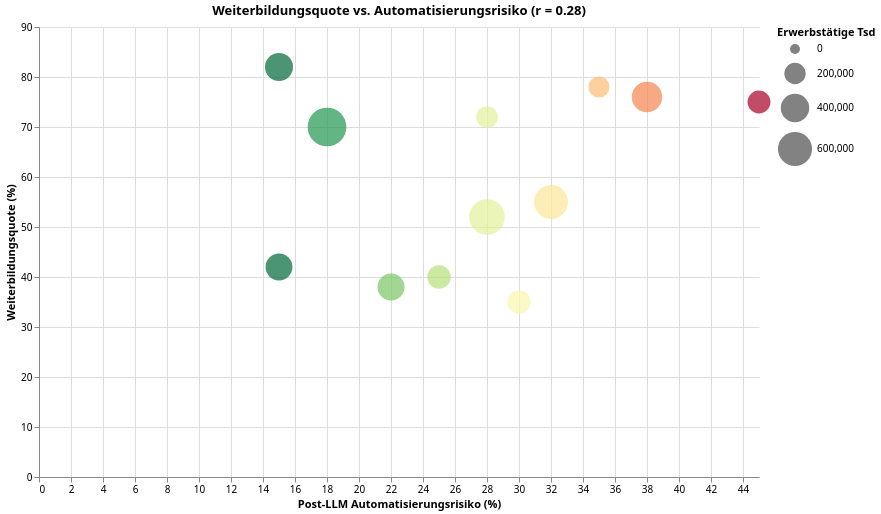

The Vega-Lite source for this figure:
### Vega-Lite specification from a JSON file in a GitHub repository (floating-point values rounded to 4 significant figures)
{"$schema": "https://vega.github.io/schema/vega-lite/v5.json", "config": {"font": "Switzer, system-ui, sans-serif", "view": {"stroke": "transparent"}}, "data": {"values": [{"Automatisierungsrisiko %": 28, "Erwerbstätige Tsd": 658492, "Sektor": "Verarbeitendes Gewerbe", "Weiterbildungsquote %": 52}, {"Automatisierungsrisiko %": 32, "Erwerbstätige Tsd": 592462, "Sektor": "Handel, Reparatur", "Weiterbildungsquote %": 55}, {"Automatisierungsrisiko %": 30, "Erwerbstätige Tsd": 252386, "Sektor": "Gastgewerbe", "Weiterbildungsquote %": 35}, {"Automatisierungsrisiko %": 25, "Erwerbstätige Tsd": 253055, "Sektor": "Verkehr, Lagerei", "Weiterbildungsquote %": 40}, {"Automatisierungsrisiko %": 45, "Erwerbstätige Tsd": 241105, "Sektor": "Finanz-, Versicherungsdienstl.", "Weiterbildungsquote %": 75}, {"Automatisierungsrisiko %": 18, "Erwerbstätige Tsd": 788539, "Sektor": "Gesundheits-, Sozialwesen", "Weiterbildungsquote %": 70}, {"Automatisierungsrisiko %": 35, "Erwerbstätige Tsd": 193424, "Sektor": "Information, Kommunikation", "Weiterbildungsquote %": 78}, {"Automatisierungsrisiko %": 15, "Erwerbstätige Tsd": 350822, "Sektor": "Baugewerbe", "Weiterbildungsquote %": 42}, {"Automatisierungsrisiko %": 15, "Erwerbstätige Tsd": 386453, "Sektor": "Erziehung und Unterricht", "Weiterbildungsquote %": 82}, {"Automatisierungsrisiko %": 28, "Erwerbstätige Tsd": 205712, "Sektor": "Öffentliche Verwaltung", "Weiterbildungsquote %": 72}, {"Automatisierungsrisiko %": 38, "Erwerbstätige Tsd": 465590, "Sektor": "Freiberufliche Dienstl.", "Weiterbildungsquote %": 76}, {"Automatisierungsrisiko %": 22, "Erwerbstätige Tsd": 356614, "Sektor": "Sonstige wirtsch. Dienstl.", "Weiterbildungsquote %": 38}]}, "encoding": {"color": {"field": "Automatisierungsrisiko %", "legend": null, "scale": {"reverse": true, "scheme": "redyellowgreen"}, "type": "quantitative"}, "size": {"field": "Erwerbstätige Tsd", "legend": {"title": "Erwerbstätige Tsd"}, "scale": {"range": [100, 1500]}, "type": "quantitative"}, "tooltip": {"field": "Sektor", "type": "nominal"}, "x": {"field": "Automatisierungsrisiko %", "title": "Post-LLM Automatisierungsrisiko (%)", "type": "quantitative"}, "y": {"field": "Weiterbildungsquote %", "title": "Weiterbildungsquote (%)", "type": "quantitative"}}, "height": 450, "mark": "circle", "title": "Weiterbildungsquote vs. Automatisierungsrisiko (r = 0.28)", "width": 720}
